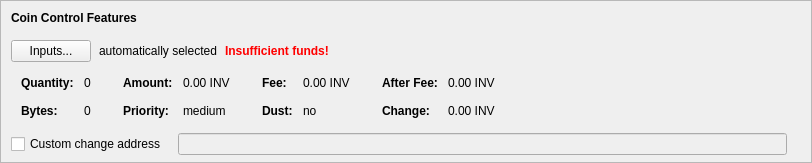
    <widget class="QFrame" name="frameCoinControl">
     <property name="sizePolicy">
      <sizepolicy hsizetype="Expanding" vsizetype="Expanding">
       <horstretch>0</horstretch>
       <verstretch>0</verstretch>
      </sizepolicy>
     </property>
     <property name="maximumSize">
      <size>
       <width>16777215</width>
       <height>16777215</height>
      </size>
     </property>
     <property name="frameShape">
      <enum>QFrame::StyledPanel</enum>
     </property>
     <property name="frameShadow">
      <enum>QFrame::Sunken</enum>
     </property>
     <layout class="QVBoxLayout" name="verticalLayoutCoinControl2">
      <property name="spacing">
       <number>0</number>
      </property>
      <property name="leftMargin">
       <number>0</number>
      </property>
      <property name="topMargin">
       <number>0</number>
      </property>
      <property name="rightMargin">
       <number>0</number>
      </property>
      <property name="bottomMargin">
       <number>6</number>
      </property>
      <item>
       <layout class="QVBoxLayout" name="verticalLayoutCoinControl" stretch="0,0,0,0,1">
        <property name="spacing">
         <number>0</number>
        </property>
        <property name="leftMargin">
         <number>10</number>
        </property>
        <property name="topMargin">
         <number>10</number>
        </property>
        <item>
         <layout class="QHBoxLayout" name="horizontalLayoutCoinControl1">
          <property name="bottomMargin">
           <number>15</number>
          </property>
          <item>
           <widget class="QLabel" name="labelCoinControlFeatures">
            <property name="sizePolicy">
             <sizepolicy hsizetype="Preferred" vsizetype="Maximum">
              <horstretch>0</horstretch>
              <verstretch>0</verstretch>
             </sizepolicy>
            </property>
            <property name="font">
             <font>
              <weight>75</weight>
              <bold>true</bold>
             </font>
            </property>
            <property name="styleSheet">
             <string notr="true">font-weight:bold;</string>
            </property>
            <property name="text">
             <string>Coin Control Features</string>
            </property>
           </widget>
          </item>
         </layout>
        </item>
        <item>
         <layout class="QHBoxLayout" name="horizontalLayoutCoinControl2" stretch="0,0,0,0">
          <property name="spacing">
           <number>8</number>
          </property>
          <property name="bottomMargin">
           <number>10</number>
          </property>
          <item>
           <widget class="QPushButton" name="pushButtonCoinControl">
            <property name="styleSheet">
             <string notr="true"/>
            </property>
            <property name="text">
             <string>Inputs...</string>
            </property>
            <property name="autoDefault">
             <bool>false</bool>
            </property>
           </widget>
          </item>
          <item>
           <widget class="QLabel" name="labelCoinControlAutomaticallySelected">
            <property name="text">
             <string>automatically selected</string>
            </property>
            <property name="margin">
             <number>5</number>
            </property>
           </widget>
          </item>
          <item>
           <widget class="QLabel" name="labelCoinControlInsuffFunds">
            <property name="font">
             <font>
              <weight>75</weight>
              <bold>true</bold>
             </font>
            </property>
            <property name="styleSheet">
             <string notr="true">color:red;font-weight:bold;</string>
            </property>
            <property name="text">
             <string>Insufficient funds!</string>
            </property>
            <property name="margin">
             <number>5</number>
            </property>
           </widget>
          </item>
          <item>
           <spacer name="horizontalSpacerCoinControl">
            <property name="orientation">
             <enum>Qt::Horizontal</enum>
            </property>
            <property name="sizeHint" stdset="0">
             <size>
              <width>40</width>
              <height>1</height>
             </size>
            </property>
           </spacer>
          </item>
         </layout>
        </item>
        <item>
         <widget class="QWidget" name="widgetCoinControl" native="true">
          <property name="sizePolicy">
           <sizepolicy hsizetype="Preferred" vsizetype="Preferred">
            <horstretch>0</horstretch>
            <verstretch>0</verstretch>
           </sizepolicy>
          </property>
          <property name="minimumSize">
           <size>
            <width>0</width>
            <height>0</height>
           </size>
          </property>
          <property name="styleSheet">
           <string notr="true"/>
          </property>
          <layout class="QHBoxLayout" name="horizontalLayoutCoinControl5">
           <property name="leftMargin">
            <number>0</number>
           </property>
           <property name="topMargin">
            <number>0</number>
           </property>
           <property name="rightMargin">
            <number>0</number>
           </property>
           <property name="bottomMargin">
            <number>0</number>
           </property>
           <item>
            <layout class="QHBoxLayout" name="horizontalLayoutCoinControl3" stretch="0,0,0,1">
             <property name="spacing">
              <number>20</number>
             </property>
             <property name="topMargin">
              <number>0</number>
             </property>
             <property name="bottomMargin">
              <number>10</number>
             </property>
             <item>
              <layout class="QFormLayout" name="formLayoutCoinControl1">
               <property name="horizontalSpacing">
                <number>10</number>
               </property>
               <property name="verticalSpacing">
                <number>14</number>
               </property>
               <property name="leftMargin">
                <number>10</number>
               </property>
               <property name="topMargin">
                <number>4</number>
               </property>
               <property name="rightMargin">
                <number>6</number>
               </property>
               <item row="0" column="0">
                <widget class="QLabel" name="labelCoinControlQuantityText">
                 <property name="font">
                  <font>
                   <weight>75</weight>
                   <bold>true</bold>
                  </font>
                 </property>
                 <property name="text">
                  <string>Quantity:</string>
                 </property>
                 <property name="margin">
                  <number>0</number>
                 </property>
                </widget>
               </item>
               <item row="0" column="1">
                <widget class="QLabel" name="labelCoinControlQuantity">
                 <property name="cursor">
                  <cursorShape>IBeamCursor</cursorShape>
                 </property>
                 <property name="contextMenuPolicy">
                  <enum>Qt::ActionsContextMenu</enum>
                 </property>
                 <property name="text">
                  <string notr="true">0</string>
                 </property>
                 <property name="margin">
                  <number>0</number>
                 </property>
                 <property name="textInteractionFlags">
                  <set>Qt::LinksAccessibleByMouse|Qt::TextSelectableByKeyboard|Qt::TextSelectableByMouse</set>
                 </property>
                </widget>
               </item>
               <item row="1" column="0">
                <widget class="QLabel" name="labelCoinControlBytesText">
                 <property name="font">
                  <font>
                   <weight>75</weight>
                   <bold>true</bold>
                  </font>
                 </property>
                 <property name="text">
                  <string>Bytes:</string>
                 </property>
                </widget>
               </item>
               <item row="1" column="1">
                <widget class="QLabel" name="labelCoinControlBytes">
                 <property name="cursor">
                  <cursorShape>IBeamCursor</cursorShape>
                 </property>
                 <property name="contextMenuPolicy">
                  <enum>Qt::ActionsContextMenu</enum>
                 </property>
                 <property name="text">
                  <string notr="true">0</string>
                 </property>
                 <property name="textInteractionFlags">
                  <set>Qt::LinksAccessibleByMouse|Qt::TextSelectableByKeyboard|Qt::TextSelectableByMouse</set>
                 </property>
                </widget>
               </item>
              </layout>
             </item>
             <item>
              <layout class="QFormLayout" name="formLayoutCoinControl2">
               <property name="horizontalSpacing">
                <number>10</number>
               </property>
               <property name="verticalSpacing">
                <number>14</number>
               </property>
               <property name="leftMargin">
                <number>6</number>
               </property>
               <property name="topMargin">
                <number>4</number>
               </property>
               <property name="rightMargin">
                <number>6</number>
               </property>
               <item row="0" column="0">
                <widget class="QLabel" name="labelCoinControlAmountText">
                 <property name="font">
                  <font>
                   <weight>75</weight>
                   <bold>true</bold>
                  </font>
                 </property>
                 <property name="text">
                  <string>Amount:</string>
                 </property>
                 <property name="margin">
                  <number>0</number>
                 </property>
                </widget>
               </item>
               <item row="0" column="1">
                <widget class="QLabel" name="labelCoinControlAmount">
                 <property name="cursor">
                  <cursorShape>IBeamCursor</cursorShape>
                 </property>
                 <property name="contextMenuPolicy">
                  <enum>Qt::ActionsContextMenu</enum>
                 </property>
                 <property name="text">
                  <string notr="true">0.00 INV</string>
                 </property>
                 <property name="textInteractionFlags">
                  <set>Qt::LinksAccessibleByMouse|Qt::TextSelectableByKeyboard|Qt::TextSelectableByMouse</set>
                 </property>
                </widget>
               </item>
               <item row="1" column="0">
                <widget class="QLabel" name="labelCoinControlPriorityText">
                 <property name="font">
                  <font>
                   <weight>75</weight>
                   <bold>true</bold>
                  </font>
                 </property>
                 <property name="text">
                  <string>Priority:</string>
                 </property>
                </widget>
               </item>
               <item row="1" column="1">
                <widget class="QLabel" name="labelCoinControlPriority">
                 <property name="cursor">
                  <cursorShape>IBeamCursor</cursorShape>
                 </property>
                 <property name="contextMenuPolicy">
                  <enum>Qt::ActionsContextMenu</enum>
                 </property>
                 <property name="text">
                  <string notr="true">medium</string>
                 </property>
                 <property name="textInteractionFlags">
                  <set>Qt::LinksAccessibleByMouse|Qt::TextSelectableByKeyboard|Qt::TextSelectableByMouse</set>
                 </property>
                </widget>
               </item>
              </layout>
             </item>
             <item>
              <layout class="QFormLayout" name="formLayoutCoinControl3">
               <property name="horizontalSpacing">
                <number>10</number>
               </property>
               <property name="verticalSpacing">
                <number>14</number>
               </property>
               <property name="leftMargin">
                <number>6</number>
               </property>
               <property name="topMargin">
                <number>4</number>
               </property>
               <property name="rightMargin">
                <number>6</number>
               </property>
               <item row="0" column="0">
                <widget class="QLabel" name="labelCoinControlFeeText">
                 <property name="font">
                  <font>
                   <weight>75</weight>
                   <bold>true</bold>
                  </font>
                 </property>
                 <property name="text">
                  <string>Fee:</string>
                 </property>
                 <property name="margin">
                  <number>0</number>
                 </property>
                </widget>
               </item>
               <item row="0" column="1">
                <widget class="QLabel" name="labelCoinControlFee">
                 <property name="cursor">
                  <cursorShape>IBeamCursor</cursorShape>
                 </property>
                 <property name="contextMenuPolicy">
                  <enum>Qt::ActionsContextMenu</enum>
                 </property>
                 <property name="text">
                  <string notr="true">0.00 INV</string>
                 </property>
                 <property name="textInteractionFlags">
                  <set>Qt::LinksAccessibleByMouse|Qt::TextSelectableByKeyboard|Qt::TextSelectableByMouse</set>
                 </property>
                </widget>
               </item>
               <item row="1" column="0">
                <widget class="QLabel" name="labelCoinControlLowOutputText">
                 <property name="font">
                  <font>
                   <weight>75</weight>
                   <bold>true</bold>
                  </font>
                 </property>
                 <property name="text">
                  <string>Dust:</string>
                 </property>
                </widget>
               </item>
               <item row="1" column="1">
                <widget class="QLabel" name="labelCoinControlLowOutput">
                 <property name="cursor">
                  <cursorShape>IBeamCursor</cursorShape>
                 </property>
                 <property name="contextMenuPolicy">
                  <enum>Qt::ActionsContextMenu</enum>
                 </property>
                 <property name="text">
                  <string notr="true">no</string>
                 </property>
                 <property name="textInteractionFlags">
                  <set>Qt::LinksAccessibleByMouse|Qt::TextSelectableByKeyboard|Qt::TextSelectableByMouse</set>
                 </property>
                </widget>
               </item>
              </layout>
             </item>
             <item>
              <layout class="QFormLayout" name="formLayoutCoinControl4">
               <property name="horizontalSpacing">
                <number>10</number>
               </property>
               <property name="verticalSpacing">
                <number>14</number>
               </property>
               <property name="leftMargin">
                <number>6</number>
               </property>
               <property name="topMargin">
                <number>4</number>
               </property>
               <property name="rightMargin">
                <number>6</number>
               </property>
               <item row="0" column="0">
                <widget class="QLabel" name="labelCoinControlAfterFeeText">
                 <property name="font">
                  <font>
                   <weight>75</weight>
                   <bold>true</bold>
                  </font>
                 </property>
                 <property name="text">
                  <string>After Fee:</string>
                 </property>
                 <property name="margin">
                  <number>0</number>
                 </property>
                </widget>
               </item>
               <item row="0" column="1">
                <widget class="QLabel" name="labelCoinControlAfterFee">
                 <property name="cursor">
                  <cursorShape>IBeamCursor</cursorShape>
                 </property>
                 <property name="contextMenuPolicy">
                  <enum>Qt::ActionsContextMenu</enum>
                 </property>
                 <property name="text">
                  <string notr="true">0.00 INV</string>
                 </property>
                 <property name="textInteractionFlags">
                  <set>Qt::LinksAccessibleByMouse|Qt::TextSelectableByKeyboard|Qt::TextSelectableByMouse</set>
                 </property>
                </widget>
               </item>
               <item row="1" column="0">
                <widget class="QLabel" name="labelCoinControlChangeText">
                 <property name="font">
                  <font>
                   <weight>75</weight>
                   <bold>true</bold>
                  </font>
                 </property>
                 <property name="text">
                  <string>Change:</string>
                 </property>
                </widget>
               </item>
               <item row="1" column="1">
                <widget class="QLabel" name="labelCoinControlChange">
                 <property name="cursor">
                  <cursorShape>IBeamCursor</cursorShape>
                 </property>
                 <property name="contextMenuPolicy">
                  <enum>Qt::ActionsContextMenu</enum>
                 </property>
                 <property name="text">
                  <string notr="true">0.00 INV</string>
                 </property>
                 <property name="textInteractionFlags">
                  <set>Qt::LinksAccessibleByMouse|Qt::TextSelectableByKeyboard|Qt::TextSelectableByMouse</set>
                 </property>
                </widget>
               </item>
              </layout>
             </item>
            </layout>
           </item>
          </layout>
         </widget>
        </item>
        <item>
         <layout class="QHBoxLayout" name="horizontalLayoutCoinControl4" stretch="0,0,0">
          <property name="spacing">
           <number>12</number>
          </property>
          <property name="sizeConstraint">
           <enum>QLayout::SetDefaultConstraint</enum>
          </property>
          <property name="topMargin">
           <number>5</number>
          </property>
          <property name="rightMargin">
           <number>5</number>
          </property>
          <item>
           <widget class="QCheckBox" name="checkBoxCoinControlChange">
            <property name="toolTip">
             <string>If this is activated, but the change address is empty or invalid, change will be sent to a newly generated address.</string>
            </property>
            <property name="text">
             <string>Custom change address</string>
            </property>
           </widget>
          </item>
          <item>
           <widget class="QValidatedLineEdit" name="lineEditCoinControlChange">
            <property name="enabled">
             <bool>false</bool>
            </property>
            <property name="sizePolicy">
             <sizepolicy hsizetype="Expanding" vsizetype="Fixed">
              <horstretch>0</horstretch>
              <verstretch>0</verstretch>
             </sizepolicy>
            </property>
           </widget>
          </item>
          <item>
           <widget class="QLabel" name="labelCoinControlChangeLabel">
            <property name="sizePolicy">
             <sizepolicy hsizetype="Preferred" vsizetype="Expanding">
              <horstretch>0</horstretch>
              <verstretch>0</verstretch>
             </sizepolicy>
            </property>
            <property name="minimumSize">
             <size>
              <width>0</width>
              <height>0</height>
             </size>
            </property>
            <property name="text">
             <string/>
            </property>
            <property name="margin">
             <number>3</number>
            </property>
           </widget>
          </item>
         </layout>
        </item>
        <item>
         <spacer name="verticalSpacerCoinControl">
          <property name="orientation">
           <enum>Qt::Vertical</enum>
          </property>
          <property name="sizeHint" stdset="0">
           <size>
            <width>800</width>
            <height>1</height>
           </size>
          </property>
         </spacer>
        </item>
       </layout>
      </item>
     </layout>
    </widget>
